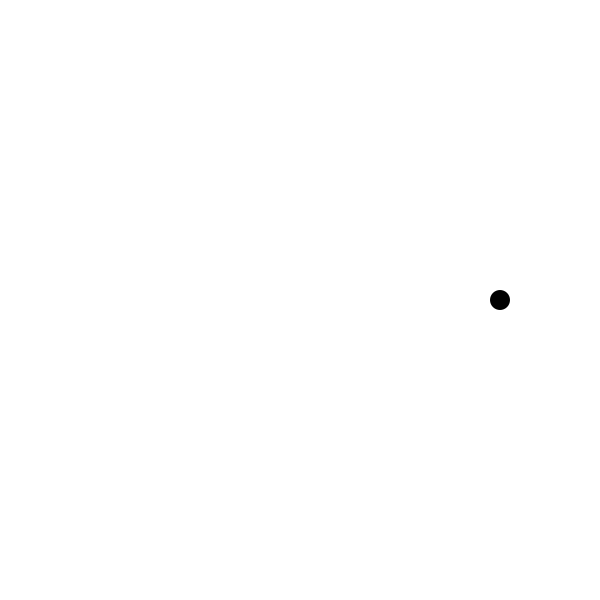
Frame 1 (no input)
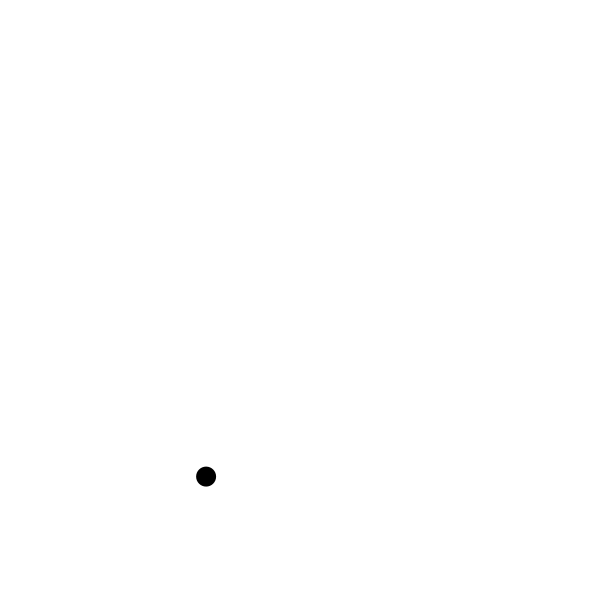
Frame 60 (the mouse pressed at the canvas centre just before this capture)
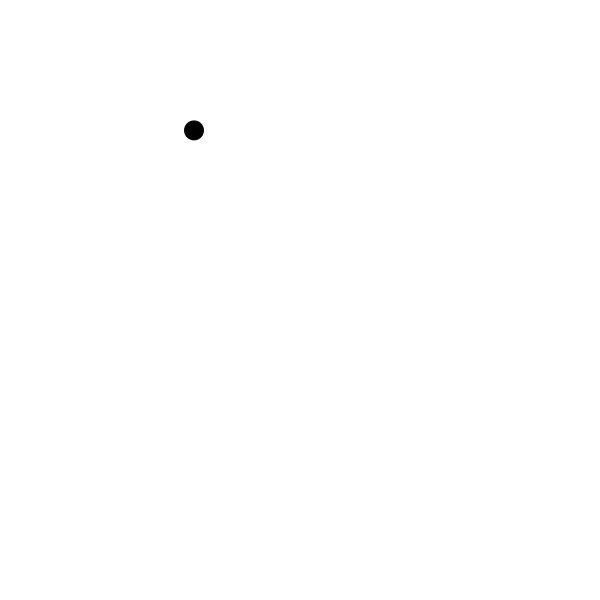
Frame 120 (the mouse held since frame 60 and released just before this capture)

The Processing sketch that drew these frames (run headless with seeded random() and noise(); from frame 60 on, the mouse is pressed at the canvas centre):

// Processing sketch: processing_131705
// ── processing_131705.pde



float px, py, px2, py2;
float angle, angle2;
float radius = 200;
float frequency = 2;
float frequency2 = 2;

void setup(){
  size(600, 600);
  background (255); 

}

void draw(){
  background (255);
  noStroke();
  fill(255);
  // rotates rectangle around circle
  px = width/2 + cos(radians(angle))*(radius);
  py = height/2 + sin(radians(angle))*(radius);
  rectMode(CENTER);
  fill(0);
  //draw ellipse
  ellipse (px, py, 20, 20);
  stroke(100);


  angle2 = 0;

  angle += frequency;



}
